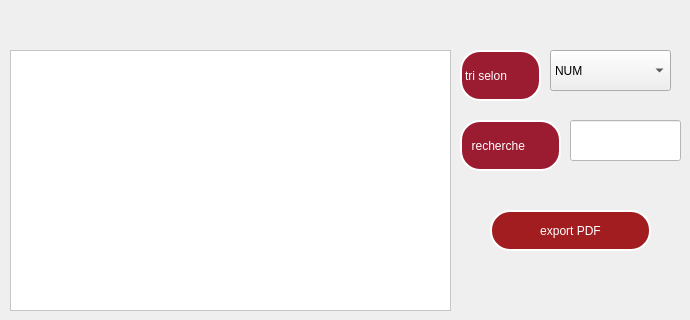
          <widget class="QWidget" name="tab_22">
           <attribute name="title">
            <string>afficher un service</string>
           </attribute>
           <widget class="QTableView" name="tab_service">
            <property name="geometry">
             <rect>
              <x>10</x>
              <y>50</y>
              <width>441</width>
              <height>261</height>
             </rect>
            </property>
            <property name="styleSheet">
             <string notr="true">background-color:white;</string>
            </property>
           </widget>
           <widget class="QLabel" name="label_40">
            <property name="geometry">
             <rect>
              <x>460</x>
              <y>50</y>
              <width>81</width>
              <height>51</height>
             </rect>
            </property>
            <property name="styleSheet">
             <string notr="true">background-color:#9B1C31;
color:white;
border-radius:20px;
 border: 2px solid white ;</string>
            </property>
            <property name="text">
             <string>tri selon</string>
            </property>
           </widget>
           <widget class="QComboBox" name="comboBox_tri">
            <property name="geometry">
             <rect>
              <x>550</x>
              <y>50</y>
              <width>121</width>
              <height>41</height>
             </rect>
            </property>
            <item>
             <property name="text">
              <string>NUM</string>
             </property>
            </item>
            <item>
             <property name="text">
              <string>CLASSE</string>
             </property>
            </item>
           </widget>
           <widget class="QLabel" name="label_41">
            <property name="geometry">
             <rect>
              <x>460</x>
              <y>120</y>
              <width>101</width>
              <height>51</height>
             </rect>
            </property>
            <property name="styleSheet">
             <string notr="true">background-color:#9B1C31;
color:white;
border-radius:20px;
 border: 2px solid white ;</string>
            </property>
            <property name="text">
             <string>  recherche</string>
            </property>
           </widget>
           <widget class="QLineEdit" name="lineEdit_chercher_num">
            <property name="geometry">
             <rect>
              <x>570</x>
              <y>120</y>
              <width>111</width>
              <height>41</height>
             </rect>
            </property>
            <property name="styleSheet">
             <string notr="true">background-color:white;</string>
            </property>
           </widget>
           <widget class="QPushButton" name="pb_pdf">
            <property name="geometry">
             <rect>
              <x>490</x>
              <y>210</y>
              <width>161</width>
              <height>41</height>
             </rect>
            </property>
            <property name="cursor">
             <cursorShape>PointingHandCursor</cursorShape>
            </property>
            <property name="styleSheet">
             <string notr="true">QPushButton
{border-radius:20px;
background-color:rgb(161, 29, 31);
color:white;
border: 2px solid white;}

QPushButton::hover
{
background-color:white;
color:rgb(161, 29, 31);}

</string>
            </property>
            <property name="text">
             <string>export PDF</string>
            </property>
           </widget>
          </widget>
